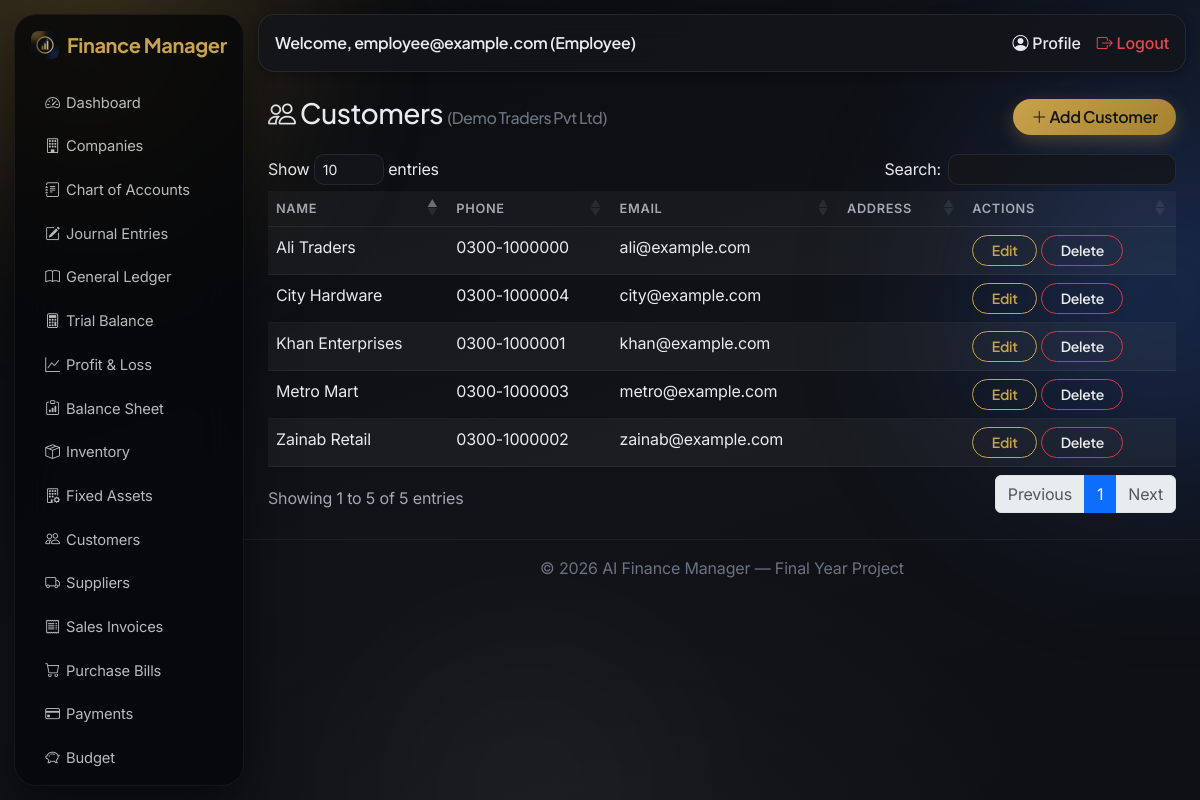
The page /transactions/customers/ (signed in) on the database its author committed.
### accounts/models.py (models this page shows, shortened)
class User(AbstractUser):
    class Role(models.TextChoices):
        SUPER_ADMIN = 'SUPER_ADMIN', 'Super Admin'
        COMPANY_OWNER = 'COMPANY_OWNER', 'Company Owner'
        ACCOUNTANT = 'ACCOUNTANT', 'Accountant'
        EMPLOYEE = 'EMPLOYEE', 'Employee'
    role = models.CharField(max_length=20, choices=Role.choices, default=Role.COMPANY_OWNER)
    email = models.EmailField(unique=True)
    phone = models.CharField(max_length=20, blank=True)
    profile_picture = models.ImageField(upload_to='profile_pics/', blank=True, null=True)

### companies/models.py (models this page shows, shortened)
class Company(models.Model):
    owner = models.ForeignKey(settings.AUTH_USER_MODEL, on_delete=models.CASCADE, related_name='companies')
    name = models.CharField(max_length=200)
    country = models.CharField(max_length=100)
    currency = models.CharField(max_length=10, default='USD')
    fiscal_year_start = models.DateField()
    class Standard(models.TextChoices):
        IFRS = 'IFRS', 'IFRS'
        GAAP = 'GAAP', 'US GAAP'
    class InventoryMethod(models.TextChoices):
        FIFO = 'FIFO', 'FIFO (First-In, First-Out)'
        LIFO = 'LIFO', 'LIFO (Last-In, First-Out) - US GAAP only'
        WAC = 'WAC', 'Weighted Average Cost'
    accounting_standard = models.CharField(
        max_length=20, choices=Standard.choices, default=Standard.IFRS,
        help_text='Controls how inventory is valued and how the Balance Sheet / Income Statement are presented.',
    )
    inventory_method = models.CharField(
        max_length=10, choices=InventoryMethod.choices, default=InventoryMethod.FIFO,
        help_text='Cost-flow method. LIFO is prohibited under IFRS (IAS 2).',
    )
    logo = models.ImageField(upload_to='company_logos/', blank=True, null=True)
    address = models.CharField(max_length=255, blank=True)
    phone = models.CharField(max_length=20, blank=True)
    email = models.EmailField(blank=True)
    created_at = models.DateTimeField(auto_now_add=True)
    staff = models.ManyToManyField(
        settings.AUTH_USER_MODEL, blank=True, related_name='member_companies',
        help_text='Accountants/Employees granted access to this company.',
    )
    class Meta:
        verbose_name_plural = 'Companies'
        ordering = ['-created_at']

### transactions/models.py (models this page shows, shortened)
class Customer(models.Model):
    company = models.ForeignKey(Company, on_delete=models.CASCADE, related_name='customers')
    name = models.CharField(max_length=150)
    phone = models.CharField(max_length=20, blank=True)
    email = models.EmailField(blank=True)
    address = models.CharField(max_length=255, blank=True)

### transactions/views.py (the view)
# urls.py: path('customers/', views.customer_list, name='customer_list'),
@login_required
def customer_list(request):
    company = get_active_company(request)
    customers = Customer.objects.filter(company=company) if company else Customer.objects.none()
    return render(request, 'transactions/customer_list.html', {'customers': customers, 'company': company})

### accounting/views.py (called while the page is built)
def get_active_company(request):
    accessible = user_accessible_companies(request.user)
    company_id = request.session.get('active_company_id')
    company = None
    if company_id:
        company = accessible.filter(pk=company_id).first()
    if not company:
        company = accessible.first()
        if company:
            request.session['active_company_id'] = company.pk
    return company

### accounts/permissions.py (called while the page is built)
def is_super_admin(user):
    return user.is_authenticated and user.role == user.Role.SUPER_ADMIN

def user_accessible_companies(user):
    from companies.models import Company
    if is_super_admin(user):
        return Company.objects.all()
    return Company.objects.filter(models_q_owner_or_staff(user)).distinct()

def models_q_owner_or_staff(user):
    from django.db.models import Q
    return Q(owner=user) | Q(staff=user)

### transactions/templates/transactions/customer_list.html (shortened to what this page needs)
{% extends 'base.html' %}
{% block content %}
<div class="d-flex justify-content-between align-items-center mb-3">
    <h3><i class="bi bi-people"></i> Customers {% if company %}<small class="text-muted fs-6">({{ company.name }})</small>{% endif %}</h3>
    <a href="{% url 'transactions:customer_create' %}" class="btn btn-primary"><i class="bi bi-plus-lg"></i> Add Customer</a>
</div>
<div class="table-responsive">
<table class="table table-striped bg-white shadow-sm" data-datatable>
    <thead><tr><th>Name</th><th>Phone</th><th>Email</th><th>Address</th><th>Actions</th></tr></thead>
    <tbody>
    {% for c in customers %}
        <tr>
            <td>{{ c.name }}</td><td>{{ c.phone }}</td><td>{{ c.email }}</td><td>{{ c.address }}</td>
            <td>
                <a href="{% url 'transactions:customer_update' c.pk %}" class="btn btn-sm btn-outline-primary">Edit</a>
                <a href="{% url 'transactions:customer_delete' c.pk %}" class="btn btn-sm btn-outline-danger">Delete</a>
            </td>
        </tr>
    {% empty %}
        <tr><td colspan="5" class="text-center text-muted">No customers yet.</td></tr>
    {% endfor %}
    </tbody>
</table>
</div>
{% endblock %}

### templates/base.html (shortened to what this page needs)
<!DOCTYPE html>
<html lang="en">
<head>
    {% load static %}
    <link href="https://cdn.jsdelivr.net/npm/bootstrap@5.3.3/dist/css/bootstrap.min.css" rel="stylesheet">
    <link rel="stylesheet" href="https://cdn.jsdelivr.net/npm/bootstrap-icons@1.11.3/font/bootstrap-icons.css">
    <link rel="stylesheet" href="https://cdn.datatables.net/1.13.8/css/dataTables.bootstrap5.min.css">
    <link rel="stylesheet" href="{% load static %}{% static 'css/style.css' %}">
</head>
<body>
<div class="aurora-blob b1"></div>
<div class="aurora-blob b2"></div>
<div class="aurora-blob b3"></div>
{% if user.is_authenticated %}
<div class="d-flex">
    <nav class="sidebar bg-dark text-white p-3" id="sidebarNav" style="width:230px;">
        <h5 class="mb-4 d-flex align-items-center gap-2">
            <img src="{% static 'img/logo.png' %}" alt="AI Finance Manager" style="width:28px;height:28px;border-radius:7px;">
            Finance Manager
        </h5>
        <ul class="nav nav-pills flex-column gap-1">
            <li class="nav-item"><a class="nav-link text-white" href="{% url 'dashboard:home' %}"><i class="bi bi-speedometer2"></i> Dashboard</a></li>
            <li class="nav-item"><a class="nav-link text-white" href="{% url 'companies:list' %}"><i class="bi bi-building"></i> Companies</a></li>
            <li class="nav-item"><a class="nav-link text-white" href="{% url 'accounting:account_list' %}"><i class="bi bi-journal-text"></i> Chart of Accounts</a></li>
            <li class="nav-item"><a class="nav-link text-white" href="{% url 'accounting:journal_list' %}"><i class="bi bi-pencil-square"></i> Journal Entries</a></li>
            <li class="nav-item"><a class="nav-link text-white" href="{% url 'accounting:ledger' %}"><i class="bi bi-book"></i> General Ledger</a></li>
            <li class="nav-item"><a class="nav-link text-white" href="{% url 'accounting:trial_balance' %}"><i class="bi bi-calculator"></i> Trial Balance</a></li>
            <li class="nav-item"><a class="nav-link text-white" href="{% url 'accounting:profit_and_loss' %}"><i class="bi bi-graph-up"></i> Profit &amp; Loss</a></li>
            <li class="nav-item"><a class="nav-link text-white" href="{% url 'accounting:balance_sheet' %}"><i class="bi bi-clipboard-data"></i> Balance Sheet</a></li>
            <li class="nav-item"><a class="nav-link text-white" href="{% url 'inventory:item_list' %}"><i class="bi bi-box-seam"></i> Inventory</a></li>
            <li class="nav-item"><a class="nav-link text-white" href="{% url 'assets:asset_list' %}"><i class="bi bi-building-gear"></i> Fixed Assets</a></li>
            <li class="nav-item"><a class="nav-link text-white" href="{% url 'transactions:customer_list' %}"><i class="bi bi-people"></i> Customers</a></li>
            <li class="nav-item"><a class="nav-link text-white" href="{% url 'transactions:supplier_list' %}"><i class="bi bi-truck"></i> Suppliers</a></li>
            <li class="nav-item"><a class="nav-link text-white" href="{% url 'transactions:invoice_list' %}"><i class="bi bi-receipt"></i> Sales Invoices</a></li>
            <li class="nav-item"><a class="nav-link text-white" href="{% url 'transactions:bill_list' %}"><i class="bi bi-cart"></i> Purchase Bills</a></li>
            <li class="nav-item"><a class="nav-link text-white" href="{% url 'transactions:payment_list' %}"><i class="bi bi-credit-card"></i> Payments</a></li>
            <li class="nav-item"><a class="nav-link text-white" href="{% url 'transactions:budget_list' %}"><i class="bi bi-piggy-bank"></i> Budget</a></li>
            <li class="nav-item"><a class="nav-link text-white" href="{% url 'reports:ai_dashboard' %}"> AI Reports</a></li>
        </ul>
    </nav>
    <div class="flex-grow-1">
        <nav class="navbar navbar-expand navbar-light bg-white border-bottom px-3">
            <span class="navbar-text">Welcome, {{ user.username }} ({{ user.get_role_display }})</span>
            <div class="ms-auto d-flex gap-3">
                <a href="{% url 'accounts:profile' %}" class="text-decoration-none"><i class="bi bi-person-circle"></i> Profile</a>
                <a href="{% url 'accounts:logout' %}" class="text-decoration-none text-danger"><i class="bi bi-box-arrow-right"></i> Logout</a>
            </div>
        </nav>
        <div class="p-4">
            {% block content %}{% endblock %}
        </div>
        <footer class="text-center text-muted py-3 border-top">
            &copy; {% now "Y" %} AI Finance Manager — Final Year Project
        </footer>
    </div>
</div>
{% else %}
    {% block auth_content %}{% endblock %}
{% endif %}
</body>
</html>

### rows shown on the page
User: username "employee@example.com", role "Employee"
Company: name "Demo Traders Pvt Ltd"
Customer: name "Ali Traders", phone "0300-1000000", email "ali@example.com"
Customer: name "Khan Enterprises", phone "0300-1000001", email "khan@example.com"
Customer: name "Zainab Retail", phone "0300-1000002", email "zainab@example.com"
Customer: name "Metro Mart", phone "0300-1000003", email "metro@example.com"
Customer: name "City Hardware", phone "0300-1000004", email "city@example.com"
